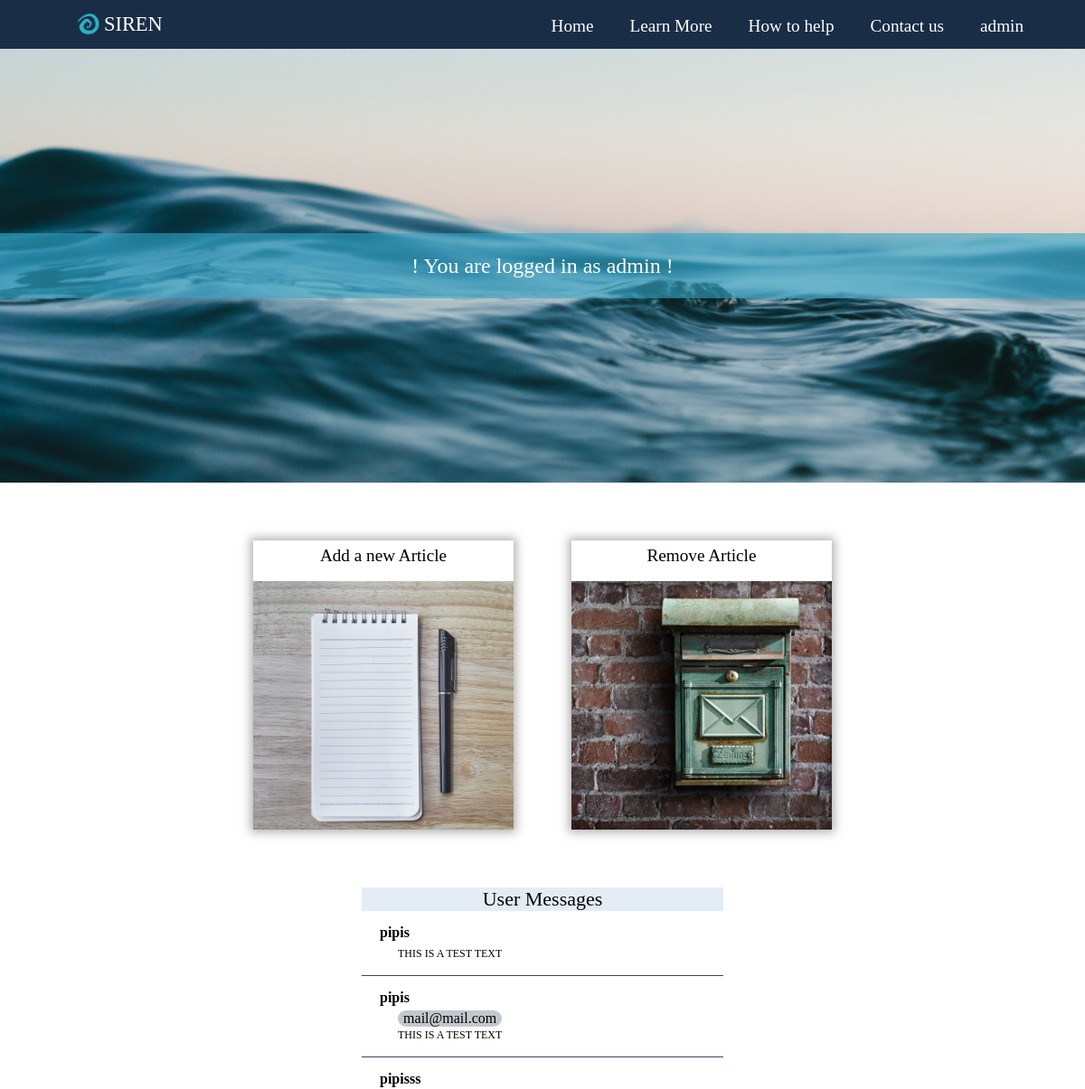
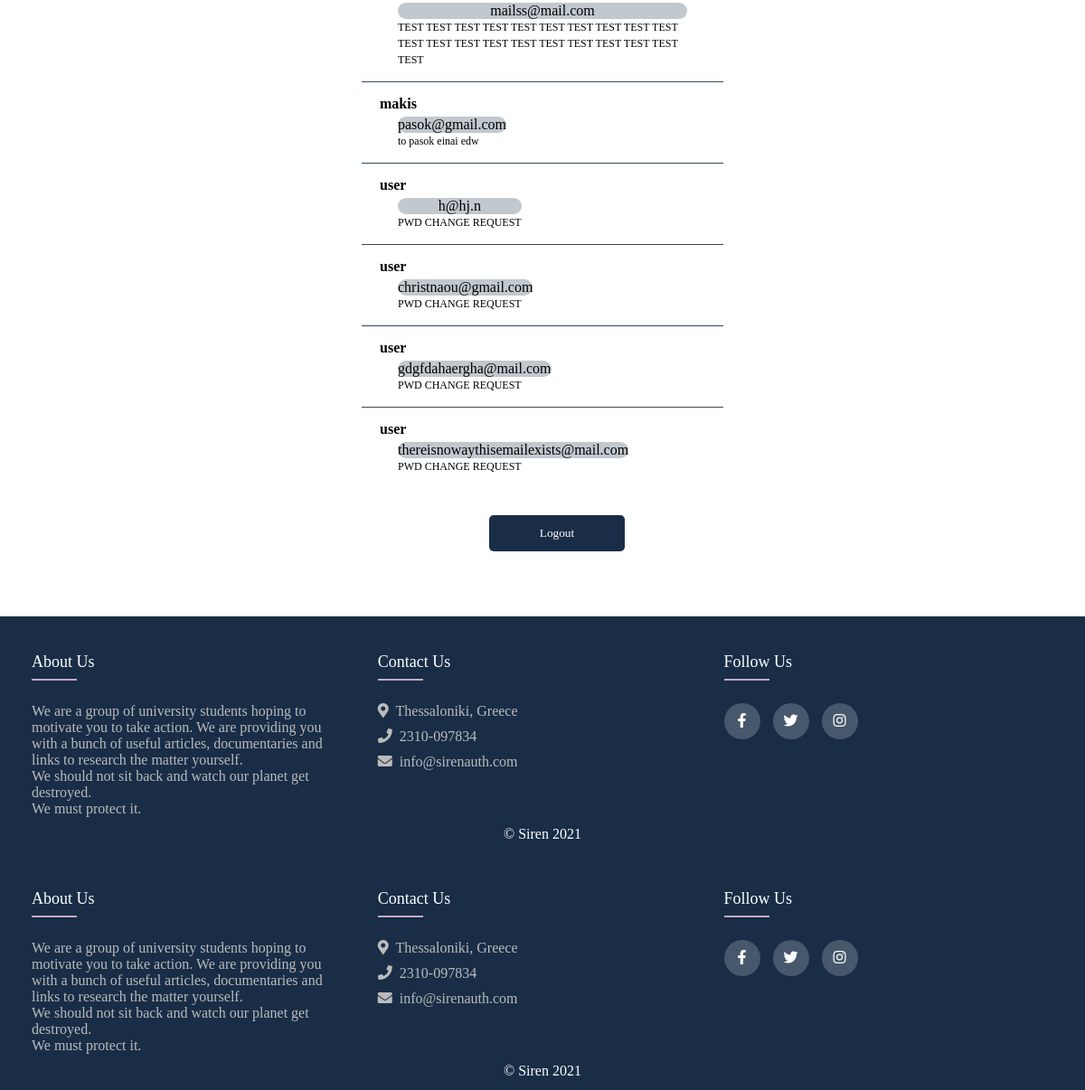
Screenshot of /html/admin.php?login=success (signed in) with the database file from the repository (2 pictures, top to bottom).
### tables this page shows
CREATE TABLE `messages` (
  `id` int(11) NOT NULL,
  `contactName` varchar(100) NOT NULL,
  `contactEmail` varchar(100) NOT NULL,
  `contactText` varchar(8000) NOT NULL,
  `isRead` tinyint(1) NOT NULL DEFAULT 0
);

### html/admin.php (the view, shortened to what this page needs)
<?php include('server.php') ?>
<!DOCTYPE html>
<html lang="en">
<head>
  <link rel="stylesheet" type="text/css" href="../css/styles.css" />
  <link rel="stylesheet" type="text/css" href="https://cdnjs.cloudflare.com/ajax/libs/font-awesome/5.15.3/css/all.min.css" />
</head>
<body>
  <div class="navbar">
    <div class="nav-bar-siren">
      <div class="siren-icon"></div>
      <a href="home.php" class="active">SIREN</a>
    </div>
    <div class="right-navbar" id="navbarID">
      <ul id="nav">
        <li><a href="home.php">Home</a></li>
        <li><a id="sub-menu-hover">Learn More</a>
        </li>
        <li><a href="help.php">How to help</a></li>
        <li><a href="contact.php">Contact us</a></li>
        <?php if (isset($_SESSION['username']) && ($_SESSION['username'] == 'admin')) : ?>
          <li><a href="admin.php"><?php echo $_SESSION['username']; ?></a></li> <?php endif ?>
      </ul>
    </div>
  </div>
  <div id="page-view">
    <div class="sticky-title">! You are logged in as admin !</div>
  </div>
  <div id="admin-container">
    <div class="admin-actions">
      <div class="admin-action-panel">
        <p>Add a new Article</p>
        <div class="admin-action-image" id="action-image1" onclick="document.getElementById('add-article').style.display='block'"></div>
      </div>
      <div class="admin-action-panel">
        <p>Remove Article</p>
        <div class="admin-action-image" id="action-image2" onclick="document.getElementById('remove-article').style.display='block'"></div>
      </div>
    </div>
    <div>
      <h3 class="see-msgs-header">User Messages</h3>
      <div class="contact-inbox">
        <ul>
          <?php $query = "SELECT * FROM messages";
          $results = mysqli_query($db, $query);
          $messages = mysqli_fetch_all($results, MYSQLI_ASSOC);
          $size = count($messages);
          for ($i = 0; $i < $size; $i++) {
            $name = sprintf($messages[$i]['contactName']);
            $email = sprintf($messages[$i]['contactEmail']);
            $text =  sprintf($messages[$i]['contactText']);
            echo "
                            <li>
                                <div class=\"messages\">
                                  <div class=\"list-left\"><div class=\"name-display\"> $name </div>
                                </div>
                                <div class=\"list-right\">
                                  <div class=\"message\">
                                    <div class=\"mail-display\">$email</div>
                                    <div class=\"msg-display\">$text</div>
                                  </div>
                               </div>
                            </li>";
          }
          ?>
        </ul>
      </div>
    </div>
    <div class="login-section">
      <form class="login-form" action="server.php" method="post">
        <button type="submit" style="width:150px;" name="logout" id="logout">Logout</button>
      </form>
    </div>
  </div>
  <footer>
		<div class="footer-content">
			<div class="row">
				<div class="col about">
					<h4>About Us</h4>
					<p class="footer-about">We are a group of university students hoping to motivate you to take action. We are providing you
						with a bunch of useful articles, documentaries and links to research the matter yourself.
						<br> We should not sit back and watch our planet get destroyed.<br>We must protect it.
					</p>
				</div>
				<div class="col contact-info">
					<h4 class="contact-footer">Contact Us</h4>
					<ul>
						<li><span><i class="fas fa-map-marker-alt"></i>&nbsp; Thessaloniki, Greece</span></li>
						<li><span><i class="fas fa-phone"></i>&nbsp; 2310-097834</span></li>
						<li><span style="text-transform: lowercase;"><i class="fas fa-envelope"></i>&nbsp; info@sirenauth.com</span></li>
					</ul>
				</div>
				<div class="col follow-us">
					<h4 class="follow-footer">Follow us</h4>
					<div class="social-links">
						<a href="https://www.facebook.com/siren.auth/" target="_blank"><i class="fab fa-facebook-f"></i></a>
						<a href="https://twitter.com/AuthSiren" target="_blank"><i class="fab fa-twitter"></i></a>
						<a href="https://www.instagram.com/siren_auth/" target="_blank"><i class="fab fa-instagram"></i></a>
					</div>
				</div>
			</div>
			<div class="footer-bottom">
				&copy; Siren 2021
			</div>
		</div>
	</footer><footer>
		<div class="footer-content">
			<div class="row">
				<div class="col about">
					<h4>About Us</h4>
					<p class="footer-about">We are a group of university students hoping to motivate you to take action. We are providing you
						with a bunch of useful articles, documentaries and links to research the matter yourself.
						<br> We should not sit back and watch our planet get destroyed.<br>We must protect it.
					</p>
				</div>
				<div class="col contact-info">
					<h4 class="contact-footer">Contact Us</h4>
					<ul>
						<li><span><i class="fas fa-map-marker-alt"></i>&nbsp; Thessaloniki, Greece</span></li>
						<li><span><i class="fas fa-phone"></i>&nbsp; 2310-097834</span></li>
						<li><span style="text-transform: lowercase;"><i class="fas fa-envelope"></i>&nbsp; info@sirenauth.com</span></li>
					</ul>
				</div>
				<div class="col follow-us">
					<h4 class="follow-footer">Follow us</h4>
					<div class="social-links">
						<a href="https://www.facebook.com/siren.auth/" target="_blank"><i class="fab fa-facebook-f"></i></a>
						<a href="https://twitter.com/AuthSiren" target="_blank"><i class="fab fa-twitter"></i></a>
						<a href="https://www.instagram.com/siren_auth/" target="_blank"><i class="fab fa-instagram"></i></a>
					</div>
				</div>
			</div>
			<div class="footer-bottom">
				&copy; Siren 2021
			</div>
		</div>
	</footer>
</body>
</html>

### rows the page displays
messages: contactName "pipis", contactText "THIS IS A TEST TEXT"
messages: contactName "pipis", contactEmail "mail@mail.com", contactText "THIS IS A TEST TEXT"
messages: contactName "pipisss", contactEmail "mailss@mail.com", contactText "TEST TEST TEST TEST TEST TEST TEST TEST TEST TEST TEST TEST TEST TEST TEST TEST TEST TEST TEST TEST TEST"
messages: contactName "makis", contactEmail "pasok@gmail.com", contactText "to pasok einai edw"
messages: contactName "user", contactEmail "h@hj.n", contactText "PWD CHANGE REQUEST"
messages: contactName "user", contactEmail "christnaou@gmail.com", contactText "PWD CHANGE REQUEST"
messages: contactName "user", contactEmail "gdgfdahaergha@mail.com", contactText "PWD CHANGE REQUEST"
messages: contactName "user", contactEmail "thereisnowaythisemailexists@mail.com", contactText "PWD CHANGE REQUEST"

### other values shown
$_SESSION['username'] "admin"
